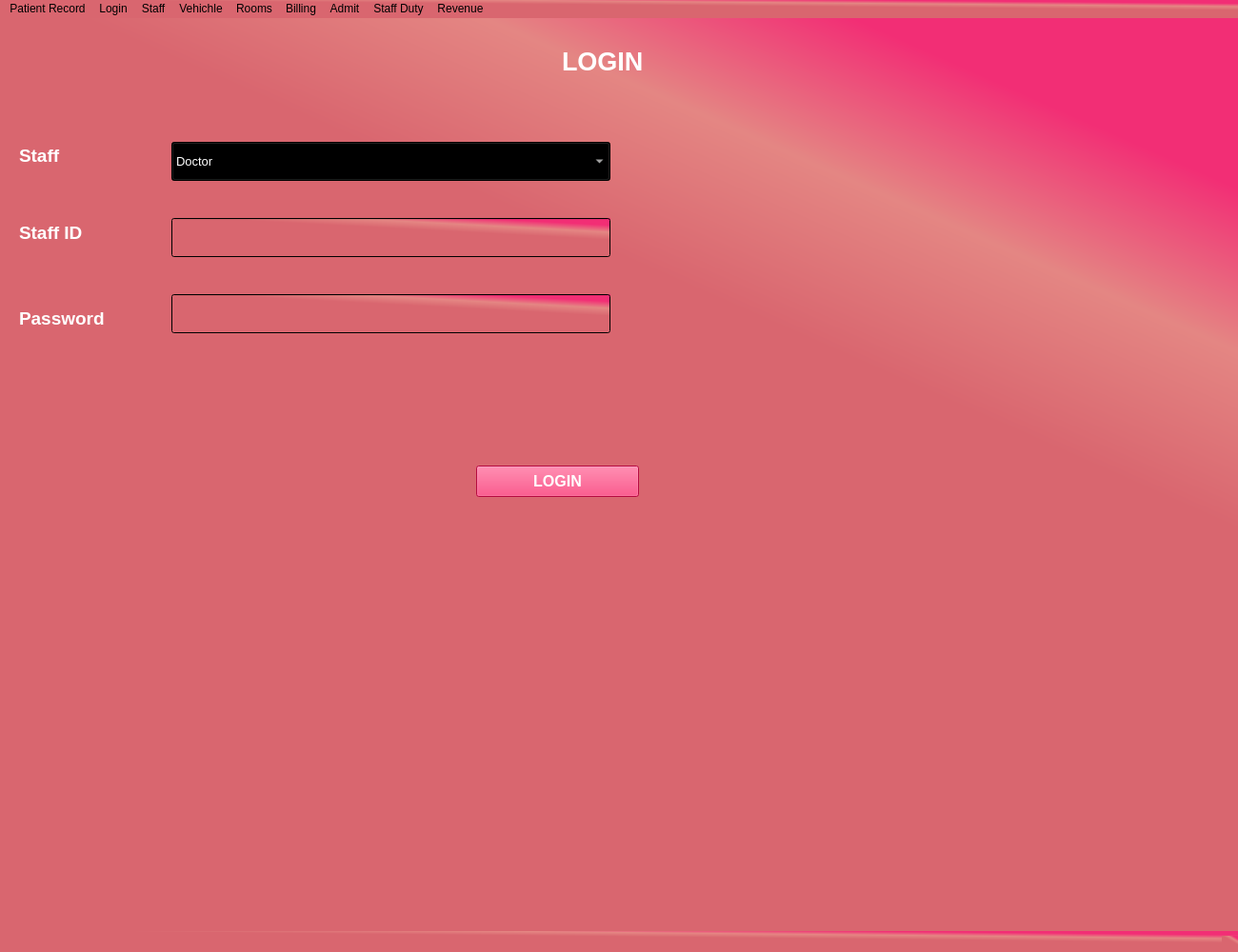
<?xml version="1.0" encoding="UTF-8"?>
<ui version="4.0">
 <class>MainWindow</class>
 <widget class="QMainWindow" name="MainWindow">
  <property name="geometry">
   <rect>
    <x>0</x>
    <y>0</y>
    <width>1300</width>
    <height>1000</height>
   </rect>
  </property>
  <property name="windowTitle">
   <string>MainWindow</string>
  </property>
  <property name="styleSheet">
   <string notr="true">background-color: rgb(159, 0, 79);
background-color: qlineargradient(spread:pad, x1:0.632, y1:0.613, x2:1, y2:0, stop:0.328358 rgba(217, 102, 111, 255), stop:0.562189 rgba(228, 134, 131, 255), stop:0.776119 rgba(242, 46, 117, 255));
</string>
  </property>
  <widget class="QWidget" name="MainWidget">
   <widget class="QLabel" name="label">
    <property name="geometry">
     <rect>
      <x>590</x>
      <y>10</y>
      <width>181</width>
      <height>71</height>
     </rect>
    </property>
    <property name="font">
     <font>
      <pointsize>20</pointsize>
      <weight>75</weight>
      <bold>true</bold>
     </font>
    </property>
    <property name="styleSheet">
     <string notr="true">color: rgb(255, 255, 255);
background-color: rgba(255, 255, 255, 0);</string>
    </property>
    <property name="text">
     <string>LOGIN</string>
    </property>
   </widget>
   <widget class="QLabel" name="StaffLabel">
    <property name="geometry">
     <rect>
      <x>20</x>
      <y>130</y>
      <width>58</width>
      <height>28</height>
     </rect>
    </property>
    <property name="font">
     <font>
      <pointsize>14</pointsize>
      <weight>75</weight>
      <bold>true</bold>
     </font>
    </property>
    <property name="styleSheet">
     <string notr="true">background-color: rgba(255, 255, 255, 0);color: rgb(255, 255, 255);</string>
    </property>
    <property name="text">
     <string>Staff</string>
    </property>
   </widget>
   <widget class="QComboBox" name="StaffCombo">
    <property name="geometry">
     <rect>
      <x>180</x>
      <y>130</y>
      <width>461</width>
      <height>41</height>
     </rect>
    </property>
    <property name="font">
     <font>
      <pointsize>10</pointsize>
     </font>
    </property>
    <property name="styleSheet">
     <string notr="true">color: rgb(255, 255, 255);
selection-background-color: rgb(255, 17, 112);</string>
    </property>
    <item>
     <property name="text">
      <string>Doctor</string>
     </property>
    </item>
    <item>
     <property name="text">
      <string>Nurse</string>
     </property>
    </item>
    <item>
     <property name="text">
      <string>Ward Boy</string>
     </property>
    </item>
    <item>
     <property name="text">
      <string>Driver</string>
     </property>
    </item>
    <item>
     <property name="text">
      <string>Reception</string>
     </property>
    </item>
   </widget>
   <widget class="QLabel" name="StaffIdLabel">
    <property name="geometry">
     <rect>
      <x>20</x>
      <y>210</y>
      <width>92</width>
      <height>30</height>
     </rect>
    </property>
    <property name="font">
     <font>
      <pointsize>14</pointsize>
      <weight>75</weight>
      <bold>true</bold>
     </font>
    </property>
    <property name="styleSheet">
     <string notr="true">background-color: rgba(255, 255, 255, 0);color: rgb(255, 255, 255);</string>
    </property>
    <property name="text">
     <string>Staff ID</string>
    </property>
   </widget>
   <widget class="QLineEdit" name="StaffIDEdit">
    <property name="geometry">
     <rect>
      <x>180</x>
      <y>210</y>
      <width>461</width>
      <height>41</height>
     </rect>
    </property>
    <property name="font">
     <font>
      <pointsize>12</pointsize>
     </font>
    </property>
    <property name="styleSheet">
     <string notr="true">color: rgb(255, 255, 255);</string>
    </property>
   </widget>
   <widget class="QLabel" name="PasswordLabel">
    <property name="geometry">
     <rect>
      <x>20</x>
      <y>300</y>
      <width>111</width>
      <height>30</height>
     </rect>
    </property>
    <property name="font">
     <font>
      <pointsize>14</pointsize>
      <weight>75</weight>
      <bold>true</bold>
     </font>
    </property>
    <property name="styleSheet">
     <string notr="true">background-color: rgba(255, 255, 255, 0);color: rgb(255, 255, 255);</string>
    </property>
    <property name="text">
     <string>Password</string>
    </property>
   </widget>
   <widget class="QLineEdit" name="PasswordEdit">
    <property name="geometry">
     <rect>
      <x>180</x>
      <y>290</y>
      <width>461</width>
      <height>41</height>
     </rect>
    </property>
    <property name="font">
     <font>
      <pointsize>12</pointsize>
     </font>
    </property>
    <property name="styleSheet">
     <string notr="true">color: rgb(255, 255, 255);</string>
    </property>
   </widget>
   <widget class="QPushButton" name="LoginBtn">
    <property name="geometry">
     <rect>
      <x>500</x>
      <y>470</y>
      <width>171</width>
      <height>33</height>
     </rect>
    </property>
    <property name="font">
     <font>
      <pointsize>12</pointsize>
      <weight>75</weight>
      <bold>true</bold>
     </font>
    </property>
    <property name="styleSheet">
     <string notr="true">color: rgb(255, 255, 255);
background-color: rgb(255, 15, 91);</string>
    </property>
    <property name="text">
     <string>LOGIN</string>
    </property>
   </widget>
  </widget>
  <widget class="QMenuBar" name="menubar">
   <property name="geometry">
    <rect>
     <x>0</x>
     <y>0</y>
     <width>1300</width>
     <height>26</height>
    </rect>
   </property>
   <widget class="QMenu" name="RevenueMenu">
    <property name="title">
     <string>Revenue</string>
    </property>
   </widget>
   <widget class="QMenu" name="StaffDutyMenu">
    <property name="title">
     <string>Staff Duty</string>
    </property>
   </widget>
   <widget class="QMenu" name="BillingMenu">
    <property name="title">
     <string>Billing</string>
    </property>
   </widget>
   <widget class="QMenu" name="RoomsMenu">
    <property name="title">
     <string>Rooms</string>
    </property>
   </widget>
   <widget class="QMenu" name="VehichleMenu">
    <property name="title">
     <string>Vehichle</string>
    </property>
   </widget>
   <widget class="QMenu" name="StaffMenu">
    <property name="title">
     <string>Staff</string>
    </property>
   </widget>
   <widget class="QMenu" name="LoginMenu">
    <property name="title">
     <string>Login</string>
    </property>
   </widget>
   <widget class="QMenu" name="PRecordMenu">
    <property name="title">
     <string>Patient Record</string>
    </property>
   </widget>
   <widget class="QMenu" name="AdmitMenu">
    <property name="title">
     <string>Admit</string>
    </property>
   </widget>
   <addaction name="PRecordMenu"/>
   <addaction name="LoginMenu"/>
   <addaction name="StaffMenu"/>
   <addaction name="VehichleMenu"/>
   <addaction name="RoomsMenu"/>
   <addaction name="BillingMenu"/>
   <addaction name="AdmitMenu"/>
   <addaction name="StaffDutyMenu"/>
   <addaction name="RevenueMenu"/>
  </widget>
  <widget class="QStatusBar" name="statusbar"/>
 </widget>
 <resources/>
 <connections/>
</ui>
